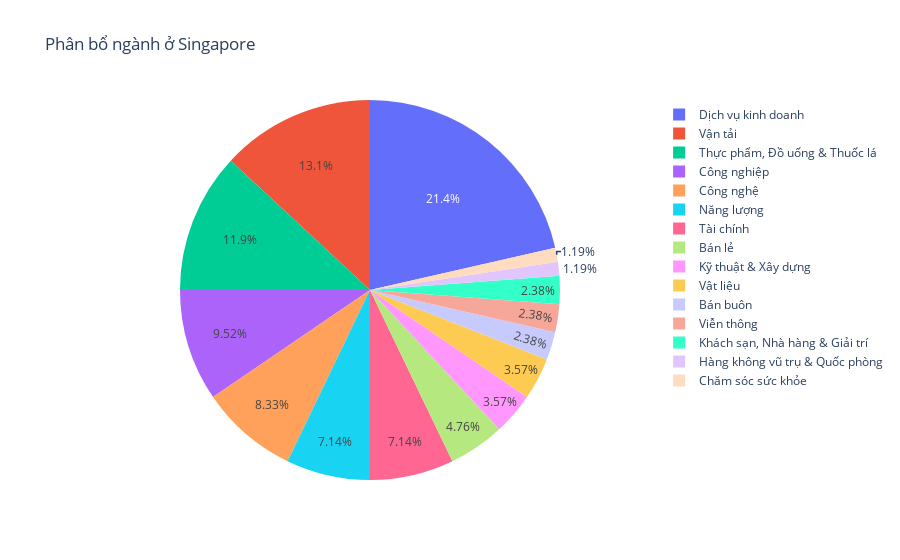
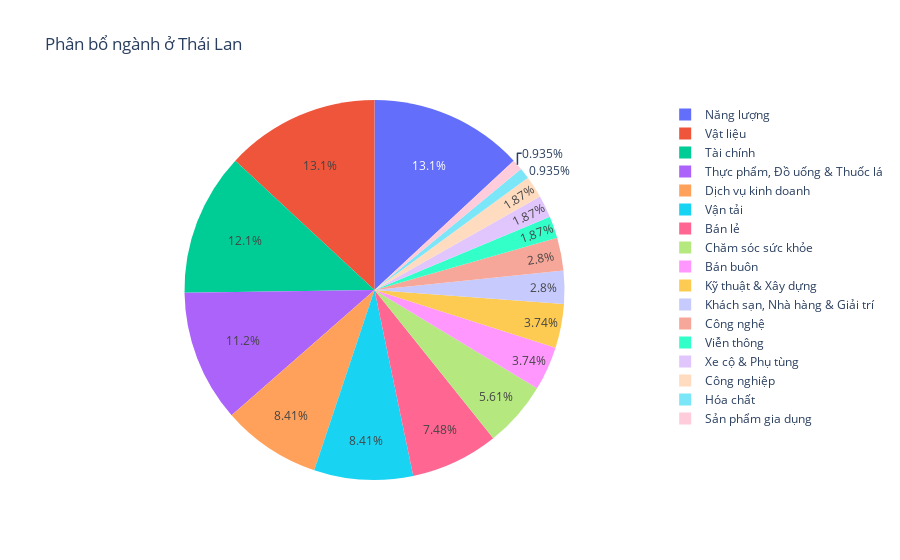
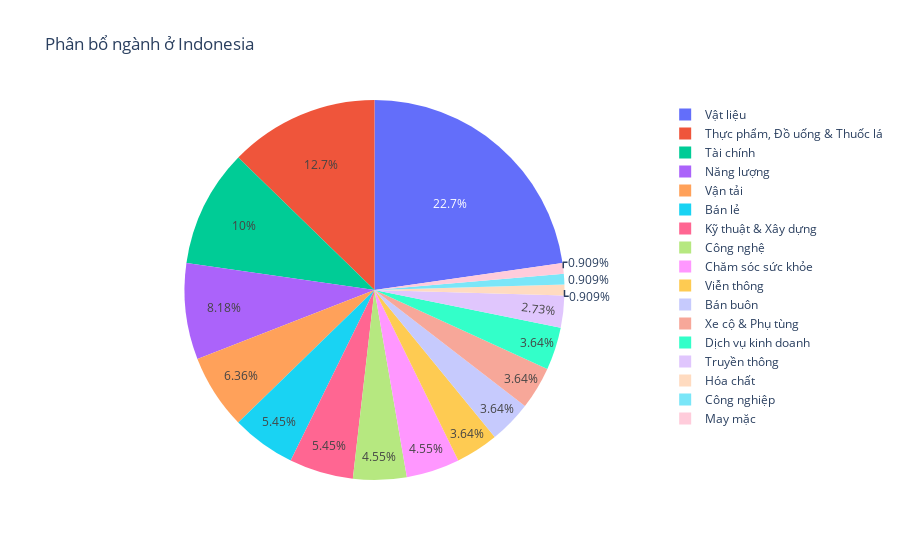
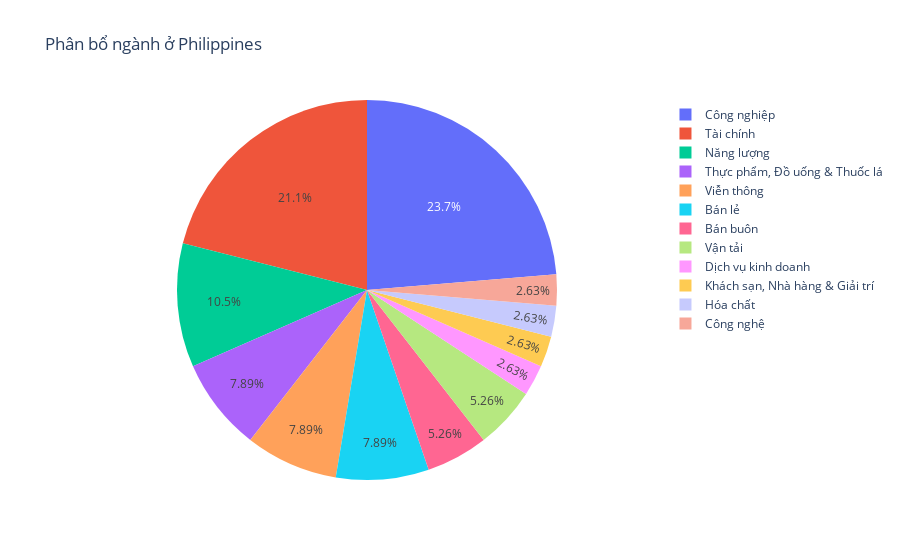

The cell these charts' notebook holds for them, in order:
### Code cell
# Create pie charts for each country
for country in countries:
    country_data = df[df['country'] == country]
    sector_distribution = country_data['sector'].value_counts().reset_index()
    sector_distribution.columns = ['sector', 'Count']
    
    fig = px.pie(sector_distribution, values='Count', names='sector', title=f'Phân bổ ngành ở {country}')
    fig.show()

### Figure 1 — Plotly figure (JSON) as saved in the notebook; plotly's stock layout.template omitted (floating-point values rounded to 4 significant figures)
{"data": [{"domain": {"x": [0, 1], "y": [0, 1]}, "hovertemplate": "sector=%{label}<br>Count=%{value}<extra></extra>", "labels": ["Dịch vụ kinh doanh", "Vận tải", "Thực phẩm, Đồ uống & Thuốc lá", "Công nghiệp", "Công nghệ", "Năng lượng", "Tài chính", "Bán lẻ", "Kỹ thuật & Xây dựng", "Vật liệu", "Bán buôn", "Viễn thông", "Khách sạn, Nhà hàng & Giải trí", "Hàng không vũ trụ & Quốc phòng", "Chăm sóc sức khỏe"], "legendgroup": "", "name": "", "showlegend": true, "type": "pie", "values": [18, 11, 10, 8, 7, 6, 6, 4, 3, 3, 2, 2, 2, 1, 1]}], "layout": {"legend": {"tracegroupgap": 0}, "title": {"text": "Phân bổ ngành ở Singapore"}}}

### Figure 2 — Plotly figure (JSON) as saved in the notebook; plotly's stock layout.template omitted (floating-point values rounded to 4 significant figures)
{"data": [{"domain": {"x": [0, 1], "y": [0, 1]}, "hovertemplate": "sector=%{label}<br>Count=%{value}<extra></extra>", "labels": ["Năng lượng", "Vật liệu", "Tài chính", "Thực phẩm, Đồ uống & Thuốc lá", "Dịch vụ kinh doanh", "Vận tải", "Bán lẻ", "Chăm sóc sức khỏe", "Bán buôn", "Kỹ thuật & Xây dựng", "Khách sạn, Nhà hàng & Giải trí", "Công nghệ", "Viễn thông", "Xe cộ & Phụ tùng", "Công nghiệp", "Hóa chất", "Sản phẩm gia dụng"], "legendgroup": "", "name": "", "showlegend": true, "type": "pie", "values": [14, 14, 13, 12, 9, 9, 8, 6, 4, 4, 3, 3, 2, 2, 2, 1, 1]}], "layout": {"legend": {"tracegroupgap": 0}, "title": {"text": "Phân bổ ngành ở Thái Lan"}}}

### Figure 3 — Plotly figure (JSON) as saved in the notebook; plotly's stock layout.template omitted (floating-point values rounded to 4 significant figures)
{"data": [{"domain": {"x": [0, 1], "y": [0, 1]}, "hovertemplate": "sector=%{label}<br>Count=%{value}<extra></extra>", "labels": ["Vật liệu", "Thực phẩm, Đồ uống & Thuốc lá", "Tài chính", "Năng lượng", "Vận tải", "Bán lẻ", "Kỹ thuật & Xây dựng", "Công nghệ", "Chăm sóc sức khỏe", "Viễn thông", "Bán buôn", "Xe cộ & Phụ tùng", "Dịch vụ kinh doanh", "Truyền thông", "Hóa chất", "Công nghiệp", "May mặc"], "legendgroup": "", "name": "", "showlegend": true, "type": "pie", "values": [25, 14, 11, 9, 7, 6, 6, 5, 5, 4, 4, 4, 4, 3, 1, 1, 1]}], "layout": {"legend": {"tracegroupgap": 0}, "title": {"text": "Phân bổ ngành ở Indonesia"}}}

### Figure 4 — Plotly figure (JSON) as saved in the notebook; plotly's stock layout.template omitted (floating-point values rounded to 4 significant figures)
{"data": [{"domain": {"x": [0, 1], "y": [0, 1]}, "hovertemplate": "sector=%{label}<br>Count=%{value}<extra></extra>", "labels": ["Công nghiệp", "Tài chính", "Năng lượng", "Thực phẩm, Đồ uống & Thuốc lá", "Viễn thông", "Bán lẻ", "Bán buôn", "Vận tải", "Dịch vụ kinh doanh", "Khách sạn, Nhà hàng & Giải trí", "Hóa chất", "Công nghệ"], "legendgroup": "", "name": "", "showlegend": true, "type": "pie", "values": [9, 8, 4, 3, 3, 3, 2, 2, 1, 1, 1, 1]}], "layout": {"legend": {"tracegroupgap": 0}, "title": {"text": "Phân bổ ngành ở Philippines"}}}
